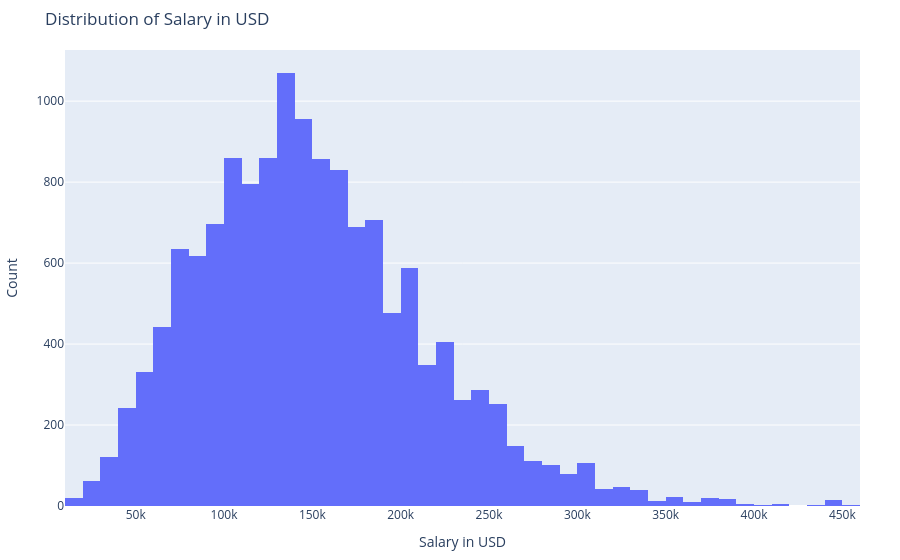

Notebook cell for this chart:
### Code cell
fig = px.histogram(
    jobdata,
    x='salary_in_usd',
    nbins=50, 
    title='Distribution of Salary in USD')

fig.update_layout(
    xaxis_title='Salary in USD',
    yaxis_title='Count',
    margin=dict(l=40, r=40, t=50, b=40))

os.makedirs("plots", exist_ok=True)
fig.write_html("plots/salary_distribution_histogram.html", include_plotlyjs="cdn")
fig.show()

### Figure 1 — Plotly figure (JSON) as saved in the notebook; plotly's stock layout.template omitted (floating-point values rounded to 4 significant figures; data arrays with more than 128 entries replaced by an {"elided": "..."} marker saying what was removed)
{"data": [{"bingroup": "x", "hovertemplate": "salary_in_usd=%{x}<br>count=%{y}<extra></extra>", "legendgroup": "", "marker": {"color": "#636efa", "pattern": {"shape": ""}}, "name": "", "nbinsx": 50, "orientation": "v", "showlegend": false, "type": "histogram", "x": {"elided": "14199 int values"}, "xaxis": "x", "yaxis": "y"}], "layout": {"barmode": "relative", "legend": {"tracegroupgap": 0}, "margin": {"b": 40, "l": 40, "r": 40, "t": 50}, "title": {"text": "Distribution of Salary in USD"}, "xaxis": {"anchor": "y", "domain": [0, 1], "title": {"text": "Salary in USD"}}, "yaxis": {"anchor": "x", "domain": [0, 1], "title": {"text": "Count"}}}}
